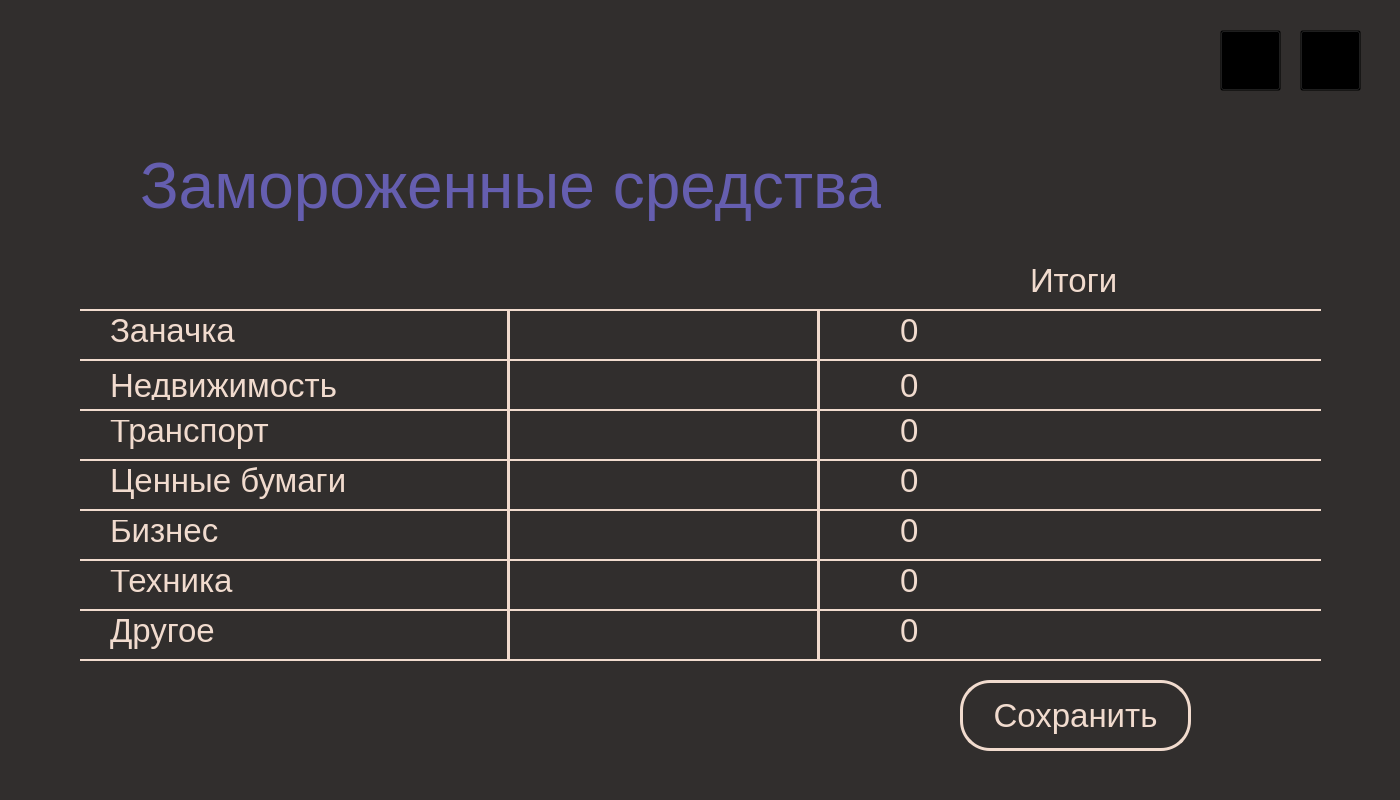
<?xml version="1.0" encoding="UTF-8"?>
<ui version="4.0">
 <class>MainWindow</class>
 <widget class="QMainWindow" name="MainWindow">
  <property name="geometry">
   <rect>
    <x>0</x>
    <y>0</y>
    <width>1400</width>
    <height>800</height>
   </rect>
  </property>
  <property name="windowTitle">
   <string>MainWindow</string>
  </property>
  <widget class="QWidget" name="centralwidget">
   <property name="styleSheet">
    <string notr="true">background-color: #312e2d;</string>
   </property>
   <widget class="QLabel" name="label_12">
    <property name="geometry">
     <rect>
      <x>900</x>
      <y>370</y>
      <width>311</width>
      <height>31</height>
     </rect>
    </property>
    <property name="font">
     <font>
      <pointsize>25</pointsize>
     </font>
    </property>
    <property name="styleSheet">
     <string notr="true">color: #f1dbce; background: transparent;</string>
    </property>
    <property name="text">
     <string>0</string>
    </property>
   </widget>
   <widget class="QLabel" name="label_6">
    <property name="geometry">
     <rect>
      <x>110</x>
      <y>510</y>
      <width>301</width>
      <height>41</height>
     </rect>
    </property>
    <property name="font">
     <font>
      <pointsize>25</pointsize>
     </font>
    </property>
    <property name="styleSheet">
     <string notr="true">color: #f1dbce; background-color: transparent;</string>
    </property>
    <property name="text">
     <string>Бизнес</string>
    </property>
   </widget>
   <widget class="Line" name="line_9">
    <property name="geometry">
     <rect>
      <x>810</x>
      <y>310</y>
      <width>16</width>
      <height>351</height>
     </rect>
    </property>
    <property name="styleSheet">
     <string notr="true">color: #f1dbce; background-color: transparent;</string>
    </property>
    <property name="frameShadow">
     <enum>QFrame::Plain</enum>
    </property>
    <property name="lineWidth">
     <number>3</number>
    </property>
    <property name="orientation">
     <enum>Qt::Vertical</enum>
    </property>
   </widget>
   <widget class="QPushButton" name="pushButton_3">
    <property name="geometry">
     <rect>
      <x>960</x>
      <y>680</y>
      <width>231</width>
      <height>71</height>
     </rect>
    </property>
    <property name="font">
     <font>
      <pointsize>25</pointsize>
     </font>
    </property>
    <property name="styleSheet">
     <string notr="true">QPushButton {
color: #f1dbce;
border: 3px solid #f1dbce;
border-radius: 30;
}
QPushButton:hover {
color: #c6594e;
border: 3px solid #c6594e;
border-radius: 30;
}</string>
    </property>
    <property name="text">
     <string>Сохранить</string>
    </property>
   </widget>
   <widget class="QLabel" name="label_7">
    <property name="geometry">
     <rect>
      <x>110</x>
      <y>560</y>
      <width>171</width>
      <height>41</height>
     </rect>
    </property>
    <property name="font">
     <font>
      <pointsize>25</pointsize>
     </font>
    </property>
    <property name="styleSheet">
     <string notr="true">color: #f1dbce; background-color: transparent;</string>
    </property>
    <property name="text">
     <string>Техника</string>
    </property>
   </widget>
   <widget class="Line" name="line_6">
    <property name="geometry">
     <rect>
      <x>80</x>
      <y>450</y>
      <width>1241</width>
      <height>20</height>
     </rect>
    </property>
    <property name="styleSheet">
     <string notr="true">color: #f1dbce;</string>
    </property>
    <property name="frameShadow">
     <enum>QFrame::Plain</enum>
    </property>
    <property name="lineWidth">
     <number>2</number>
    </property>
    <property name="orientation">
     <enum>Qt::Horizontal</enum>
    </property>
   </widget>
   <widget class="QLineEdit" name="lineEdit_6">
    <property name="geometry">
     <rect>
      <x>520</x>
      <y>560</y>
      <width>281</width>
      <height>41</height>
     </rect>
    </property>
    <property name="font">
     <font>
      <pointsize>20</pointsize>
     </font>
    </property>
    <property name="styleSheet">
     <string notr="true">border: none; background: transparent; color: #f1dbce;</string>
    </property>
    <property name="text">
     <string/>
    </property>
   </widget>
   <widget class="QLabel" name="label_2">
    <property name="geometry">
     <rect>
      <x>140</x>
      <y>150</y>
      <width>741</width>
      <height>71</height>
     </rect>
    </property>
    <property name="font">
     <font>
      <pointsize>48</pointsize>
     </font>
    </property>
    <property name="layoutDirection">
     <enum>Qt::LeftToRight</enum>
    </property>
    <property name="styleSheet">
     <string notr="true">color: #655eaf;</string>
    </property>
    <property name="text">
     <string>Замороженные средства</string>
    </property>
   </widget>
   <widget class="Line" name="line_3">
    <property name="geometry">
     <rect>
      <x>80</x>
      <y>350</y>
      <width>1241</width>
      <height>20</height>
     </rect>
    </property>
    <property name="styleSheet">
     <string notr="true">color: #f1dbce;</string>
    </property>
    <property name="frameShadow">
     <enum>QFrame::Plain</enum>
    </property>
    <property name="lineWidth">
     <number>2</number>
    </property>
    <property name="orientation">
     <enum>Qt::Horizontal</enum>
    </property>
   </widget>
   <widget class="QLabel" name="label_16">
    <property name="geometry">
     <rect>
      <x>900</x>
      <y>410</y>
      <width>311</width>
      <height>41</height>
     </rect>
    </property>
    <property name="font">
     <font>
      <pointsize>25</pointsize>
     </font>
    </property>
    <property name="styleSheet">
     <string notr="true">color: #f1dbce; background: transparent;</string>
    </property>
    <property name="text">
     <string>0</string>
    </property>
   </widget>
   <widget class="Line" name="line_5">
    <property name="geometry">
     <rect>
      <x>80</x>
      <y>550</y>
      <width>1241</width>
      <height>20</height>
     </rect>
    </property>
    <property name="styleSheet">
     <string notr="true">color: #f1dbce;</string>
    </property>
    <property name="frameShadow">
     <enum>QFrame::Plain</enum>
    </property>
    <property name="lineWidth">
     <number>2</number>
    </property>
    <property name="orientation">
     <enum>Qt::Horizontal</enum>
    </property>
   </widget>
   <widget class="QLineEdit" name="lineEdit_4">
    <property name="geometry">
     <rect>
      <x>520</x>
      <y>470</y>
      <width>281</width>
      <height>41</height>
     </rect>
    </property>
    <property name="font">
     <font>
      <pointsize>20</pointsize>
     </font>
    </property>
    <property name="styleSheet">
     <string notr="true">border: none; background: transparent; color: #f1dbce;</string>
    </property>
    <property name="text">
     <string/>
    </property>
   </widget>
   <widget class="QLineEdit" name="lineEdit_2">
    <property name="geometry">
     <rect>
      <x>520</x>
      <y>370</y>
      <width>281</width>
      <height>41</height>
     </rect>
    </property>
    <property name="font">
     <font>
      <pointsize>20</pointsize>
     </font>
    </property>
    <property name="styleSheet">
     <string notr="true">border: none; background: transparent; color: #f1dbce;</string>
    </property>
    <property name="text">
     <string/>
    </property>
   </widget>
   <widget class="QLineEdit" name="lineEdit">
    <property name="geometry">
     <rect>
      <x>520</x>
      <y>320</y>
      <width>281</width>
      <height>41</height>
     </rect>
    </property>
    <property name="font">
     <font>
      <pointsize>20</pointsize>
     </font>
    </property>
    <property name="styleSheet">
     <string notr="true">border: none; background: transparent; color: #f1dbce;</string>
    </property>
    <property name="text">
     <string/>
    </property>
   </widget>
   <widget class="QLabel" name="label_8">
    <property name="geometry">
     <rect>
      <x>1030</x>
      <y>260</y>
      <width>171</width>
      <height>41</height>
     </rect>
    </property>
    <property name="font">
     <font>
      <pointsize>25</pointsize>
     </font>
    </property>
    <property name="styleSheet">
     <string notr="true">color: #f1dbce;</string>
    </property>
    <property name="text">
     <string>Итоги</string>
    </property>
   </widget>
   <widget class="QLabel" name="label">
    <property name="geometry">
     <rect>
      <x>110</x>
      <y>310</y>
      <width>271</width>
      <height>41</height>
     </rect>
    </property>
    <property name="font">
     <font>
      <pointsize>25</pointsize>
     </font>
    </property>
    <property name="styleSheet">
     <string notr="true">color: #f1dbce; background-color: transparent;</string>
    </property>
    <property name="text">
     <string>Заначка</string>
    </property>
   </widget>
   <widget class="Line" name="line_2">
    <property name="geometry">
     <rect>
      <x>80</x>
      <y>300</y>
      <width>1241</width>
      <height>20</height>
     </rect>
    </property>
    <property name="styleSheet">
     <string notr="true">color: #f1dbce;</string>
    </property>
    <property name="frameShadow">
     <enum>QFrame::Plain</enum>
    </property>
    <property name="lineWidth">
     <number>2</number>
    </property>
    <property name="orientation">
     <enum>Qt::Horizontal</enum>
    </property>
   </widget>
   <widget class="QLabel" name="label_14">
    <property name="geometry">
     <rect>
      <x>900</x>
      <y>310</y>
      <width>311</width>
      <height>41</height>
     </rect>
    </property>
    <property name="font">
     <font>
      <pointsize>25</pointsize>
     </font>
    </property>
    <property name="styleSheet">
     <string notr="true">color: #f1dbce; background: transparent;</string>
    </property>
    <property name="text">
     <string>0</string>
    </property>
   </widget>
   <widget class="QLabel" name="label_15">
    <property name="geometry">
     <rect>
      <x>900</x>
      <y>510</y>
      <width>311</width>
      <height>41</height>
     </rect>
    </property>
    <property name="font">
     <font>
      <pointsize>25</pointsize>
     </font>
    </property>
    <property name="styleSheet">
     <string notr="true">color: #f1dbce; background: transparent;</string>
    </property>
    <property name="text">
     <string>0</string>
    </property>
   </widget>
   <widget class="QLabel" name="label_3">
    <property name="geometry">
     <rect>
      <x>110</x>
      <y>370</y>
      <width>301</width>
      <height>31</height>
     </rect>
    </property>
    <property name="font">
     <font>
      <pointsize>25</pointsize>
     </font>
    </property>
    <property name="styleSheet">
     <string notr="true">color: #f1dbce; background-color: transparent;</string>
    </property>
    <property name="text">
     <string>Недвижимость</string>
    </property>
   </widget>
   <widget class="Line" name="line_8">
    <property name="geometry">
     <rect>
      <x>80</x>
      <y>600</y>
      <width>1241</width>
      <height>20</height>
     </rect>
    </property>
    <property name="styleSheet">
     <string notr="true">color: #f1dbce;</string>
    </property>
    <property name="frameShadow">
     <enum>QFrame::Plain</enum>
    </property>
    <property name="lineWidth">
     <number>2</number>
    </property>
    <property name="orientation">
     <enum>Qt::Horizontal</enum>
    </property>
   </widget>
   <widget class="QLabel" name="label_11">
    <property name="geometry">
     <rect>
      <x>900</x>
      <y>560</y>
      <width>311</width>
      <height>41</height>
     </rect>
    </property>
    <property name="font">
     <font>
      <pointsize>25</pointsize>
     </font>
    </property>
    <property name="styleSheet">
     <string notr="true">color: #f1dbce; background: transparent;</string>
    </property>
    <property name="text">
     <string>0</string>
    </property>
   </widget>
   <widget class="QLineEdit" name="lineEdit_5">
    <property name="geometry">
     <rect>
      <x>520</x>
      <y>520</y>
      <width>281</width>
      <height>41</height>
     </rect>
    </property>
    <property name="font">
     <font>
      <pointsize>20</pointsize>
     </font>
    </property>
    <property name="styleSheet">
     <string notr="true">border: none; background: transparent; color: #f1dbce;</string>
    </property>
    <property name="text">
     <string/>
    </property>
   </widget>
   <widget class="QLabel" name="label_5">
    <property name="geometry">
     <rect>
      <x>110</x>
      <y>460</y>
      <width>401</width>
      <height>41</height>
     </rect>
    </property>
    <property name="font">
     <font>
      <pointsize>25</pointsize>
     </font>
    </property>
    <property name="styleSheet">
     <string notr="true">color: #f1dbce; background-color: transparent;</string>
    </property>
    <property name="text">
     <string>Ценные бумаги</string>
    </property>
   </widget>
   <widget class="QLabel" name="label_4">
    <property name="geometry">
     <rect>
      <x>110</x>
      <y>410</y>
      <width>301</width>
      <height>41</height>
     </rect>
    </property>
    <property name="font">
     <font>
      <pointsize>25</pointsize>
     </font>
    </property>
    <property name="styleSheet">
     <string notr="true">color: #f1dbce; background-color: transparent;</string>
    </property>
    <property name="text">
     <string>Транспорт</string>
    </property>
   </widget>
   <widget class="QLabel" name="label_13">
    <property name="geometry">
     <rect>
      <x>900</x>
      <y>460</y>
      <width>311</width>
      <height>41</height>
     </rect>
    </property>
    <property name="font">
     <font>
      <pointsize>25</pointsize>
     </font>
    </property>
    <property name="styleSheet">
     <string notr="true">color: #f1dbce; background: transparent;</string>
    </property>
    <property name="text">
     <string>0</string>
    </property>
   </widget>
   <widget class="Line" name="line_4">
    <property name="geometry">
     <rect>
      <x>80</x>
      <y>400</y>
      <width>1241</width>
      <height>20</height>
     </rect>
    </property>
    <property name="styleSheet">
     <string notr="true">color: #f1dbce;</string>
    </property>
    <property name="frameShadow">
     <enum>QFrame::Plain</enum>
    </property>
    <property name="lineWidth">
     <number>2</number>
    </property>
    <property name="orientation">
     <enum>Qt::Horizontal</enum>
    </property>
   </widget>
   <widget class="Line" name="line_7">
    <property name="geometry">
     <rect>
      <x>80</x>
      <y>500</y>
      <width>1241</width>
      <height>20</height>
     </rect>
    </property>
    <property name="styleSheet">
     <string notr="true">color: #f1dbce;</string>
    </property>
    <property name="frameShadow">
     <enum>QFrame::Plain</enum>
    </property>
    <property name="lineWidth">
     <number>2</number>
    </property>
    <property name="orientation">
     <enum>Qt::Horizontal</enum>
    </property>
   </widget>
   <widget class="QLineEdit" name="lineEdit_3">
    <property name="geometry">
     <rect>
      <x>520</x>
      <y>420</y>
      <width>281</width>
      <height>41</height>
     </rect>
    </property>
    <property name="font">
     <font>
      <pointsize>20</pointsize>
     </font>
    </property>
    <property name="styleSheet">
     <string notr="true">border: none; background: transparent; color: #f1dbce;</string>
    </property>
    <property name="text">
     <string/>
    </property>
   </widget>
   <widget class="Line" name="line">
    <property name="geometry">
     <rect>
      <x>500</x>
      <y>310</y>
      <width>16</width>
      <height>351</height>
     </rect>
    </property>
    <property name="styleSheet">
     <string notr="true">color: #f1dbce; background-color: transparent;</string>
    </property>
    <property name="frameShadow">
     <enum>QFrame::Plain</enum>
    </property>
    <property name="lineWidth">
     <number>3</number>
    </property>
    <property name="orientation">
     <enum>Qt::Vertical</enum>
    </property>
   </widget>
   <widget class="Line" name="line_10">
    <property name="geometry">
     <rect>
      <x>80</x>
      <y>650</y>
      <width>1241</width>
      <height>20</height>
     </rect>
    </property>
    <property name="styleSheet">
     <string notr="true">color: #f1dbce;</string>
    </property>
    <property name="frameShadow">
     <enum>QFrame::Plain</enum>
    </property>
    <property name="lineWidth">
     <number>2</number>
    </property>
    <property name="orientation">
     <enum>Qt::Horizontal</enum>
    </property>
   </widget>
   <widget class="QLabel" name="label_17">
    <property name="geometry">
     <rect>
      <x>110</x>
      <y>610</y>
      <width>171</width>
      <height>41</height>
     </rect>
    </property>
    <property name="font">
     <font>
      <pointsize>25</pointsize>
     </font>
    </property>
    <property name="styleSheet">
     <string notr="true">color: #f1dbce; background-color: transparent;</string>
    </property>
    <property name="text">
     <string>Другое</string>
    </property>
   </widget>
   <widget class="QLineEdit" name="lineEdit_7">
    <property name="geometry">
     <rect>
      <x>520</x>
      <y>610</y>
      <width>281</width>
      <height>41</height>
     </rect>
    </property>
    <property name="font">
     <font>
      <pointsize>20</pointsize>
     </font>
    </property>
    <property name="styleSheet">
     <string notr="true">border: none; background: transparent; color: #f1dbce;</string>
    </property>
    <property name="text">
     <string/>
    </property>
   </widget>
   <widget class="QLabel" name="label_18">
    <property name="geometry">
     <rect>
      <x>900</x>
      <y>610</y>
      <width>311</width>
      <height>41</height>
     </rect>
    </property>
    <property name="font">
     <font>
      <pointsize>25</pointsize>
     </font>
    </property>
    <property name="styleSheet">
     <string notr="true">color: #f1dbce; background: transparent;</string>
    </property>
    <property name="text">
     <string>0</string>
    </property>
   </widget>
   <widget class="QPushButton" name="pushButton">
    <property name="geometry">
     <rect>
      <x>1220</x>
      <y>40</y>
      <width>61</width>
      <height>51</height>
     </rect>
    </property>
    <property name="styleSheet">
     <string notr="true">background-color: transparent;</string>
    </property>
    <property name="text">
     <string/>
    </property>
   </widget>
   <widget class="QPushButton" name="pushButton_5">
    <property name="geometry">
     <rect>
      <x>1300</x>
      <y>30</y>
      <width>61</width>
      <height>61</height>
     </rect>
    </property>
    <property name="styleSheet">
     <string notr="true">background-color: transparent;</string>
    </property>
    <property name="text">
     <string/>
    </property>
   </widget>
   <widget class="QLabel" name="label_9">
    <property name="geometry">
     <rect>
      <x>1300</x>
      <y>30</y>
      <width>71</width>
      <height>61</height>
     </rect>
    </property>
    <property name="text">
     <string/>
    </property>
    <property name="pixmap">
     <pixmap>Pictures/Серый дом.png</pixmap>
    </property>
   </widget>
   <widget class="QPushButton" name="pushButton_4">
    <property name="geometry">
     <rect>
      <x>1220</x>
      <y>40</y>
      <width>61</width>
      <height>51</height>
     </rect>
    </property>
    <property name="styleSheet">
     <string notr="true">background-color: transparent;</string>
    </property>
    <property name="text">
     <string/>
    </property>
   </widget>
   <widget class="QLabel" name="label_10">
    <property name="geometry">
     <rect>
      <x>1220</x>
      <y>40</y>
      <width>61</width>
      <height>51</height>
     </rect>
    </property>
    <property name="text">
     <string/>
    </property>
    <property name="pixmap">
     <pixmap>Pictures/стрелка.png</pixmap>
    </property>
   </widget>
   <widget class="QPushButton" name="pushButton_2">
    <property name="geometry">
     <rect>
      <x>1300</x>
      <y>30</y>
      <width>61</width>
      <height>61</height>
     </rect>
    </property>
    <property name="font">
     <font>
      <pointsize>36</pointsize>
     </font>
    </property>
    <property name="styleSheet">
     <string notr="true">background-color: transparent;</string>
    </property>
    <property name="text">
     <string/>
    </property>
   </widget>
   <widget class="QPushButton" name="pushButton_6">
    <property name="geometry">
     <rect>
      <x>1220</x>
      <y>30</y>
      <width>61</width>
      <height>61</height>
     </rect>
    </property>
    <property name="font">
     <font>
      <pointsize>36</pointsize>
     </font>
    </property>
    <property name="styleSheet">
     <string notr="true">background-color: transparent;</string>
    </property>
    <property name="text">
     <string/>
    </property>
   </widget>
   <zorder>line_10</zorder>
   <zorder>label_6</zorder>
   <zorder>pushButton_3</zorder>
   <zorder>label_7</zorder>
   <zorder>line_6</zorder>
   <zorder>label_2</zorder>
   <zorder>line_3</zorder>
   <zorder>line_5</zorder>
   <zorder>label_8</zorder>
   <zorder>line_2</zorder>
   <zorder>label_3</zorder>
   <zorder>line_8</zorder>
   <zorder>label_5</zorder>
   <zorder>label_4</zorder>
   <zorder>line_4</zorder>
   <zorder>line_7</zorder>
   <zorder>line</zorder>
   <zorder>line_9</zorder>
   <zorder>label_11</zorder>
   <zorder>label_13</zorder>
   <zorder>label_14</zorder>
   <zorder>label_12</zorder>
   <zorder>label_15</zorder>
   <zorder>label_16</zorder>
   <zorder>lineEdit_5</zorder>
   <zorder>lineEdit_4</zorder>
   <zorder>lineEdit_6</zorder>
   <zorder>lineEdit_3</zorder>
   <zorder>lineEdit_2</zorder>
   <zorder>lineEdit</zorder>
   <zorder>label_17</zorder>
   <zorder>lineEdit_7</zorder>
   <zorder>label_18</zorder>
   <zorder>label</zorder>
   <zorder>pushButton</zorder>
   <zorder>pushButton_5</zorder>
   <zorder>label_9</zorder>
   <zorder>pushButton_4</zorder>
   <zorder>label_10</zorder>
   <zorder>pushButton_2</zorder>
   <zorder>pushButton_6</zorder>
  </widget>
 </widget>
 <resources/>
 <connections/>
</ui>
